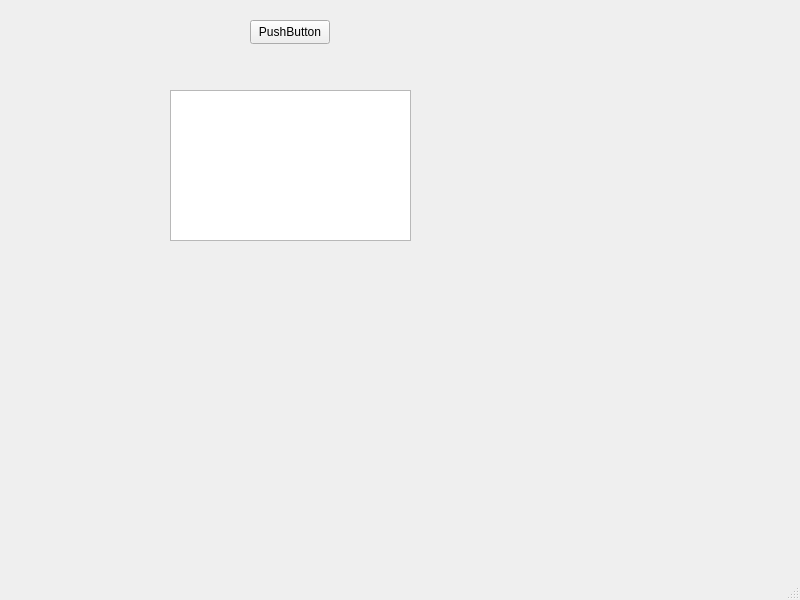
<?xml version="1.0" encoding="UTF-8"?>
<ui version="4.0">
 <class>MainWindow</class>
 <widget class="QMainWindow" name="MainWindow">
  <property name="geometry">
   <rect>
    <x>0</x>
    <y>0</y>
    <width>800</width>
    <height>600</height>
   </rect>
  </property>
  <property name="windowTitle">
   <string>MainWindow</string>
  </property>
  <widget class="QWidget" name="centralwidget">
   <widget class="QPushButton" name="pushButton">
    <property name="geometry">
     <rect>
      <x>250</x>
      <y>20</y>
      <width>80</width>
      <height>24</height>
     </rect>
    </property>
    <property name="text">
     <string>PushButton</string>
    </property>
   </widget>
   <widget class="QTextEdit" name="textEdit">
    <property name="geometry">
     <rect>
      <x>170</x>
      <y>90</y>
      <width>241</width>
      <height>151</height>
     </rect>
    </property>
   </widget>
  </widget>
  <widget class="QMenuBar" name="menubar">
   <property name="geometry">
    <rect>
     <x>0</x>
     <y>0</y>
     <width>800</width>
     <height>21</height>
    </rect>
   </property>
  </widget>
  <widget class="QStatusBar" name="statusbar"/>
 </widget>
 <resources/>
 <connections/>
</ui>
